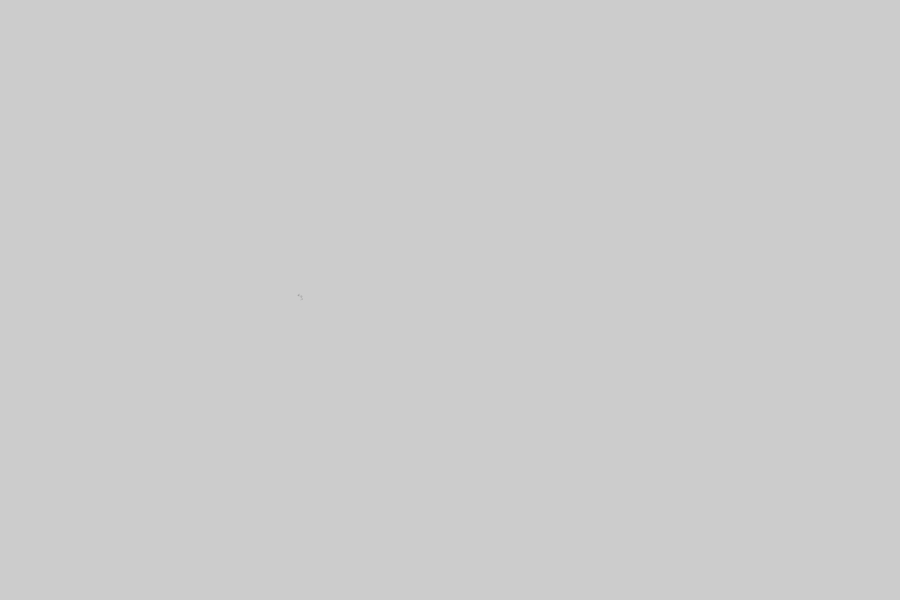
Frame 1 (no input)
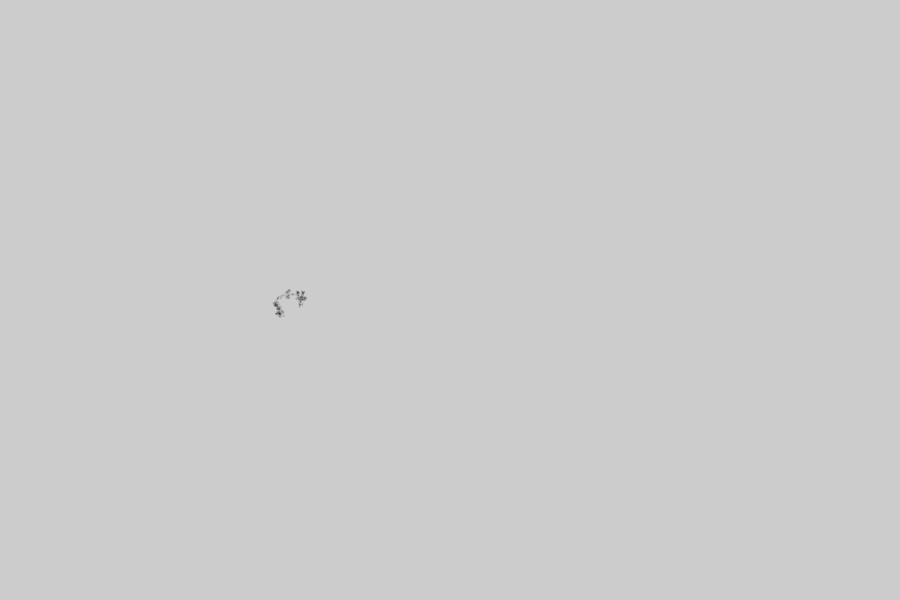
Frame 60 (the mouse pressed at the canvas centre just before this capture)
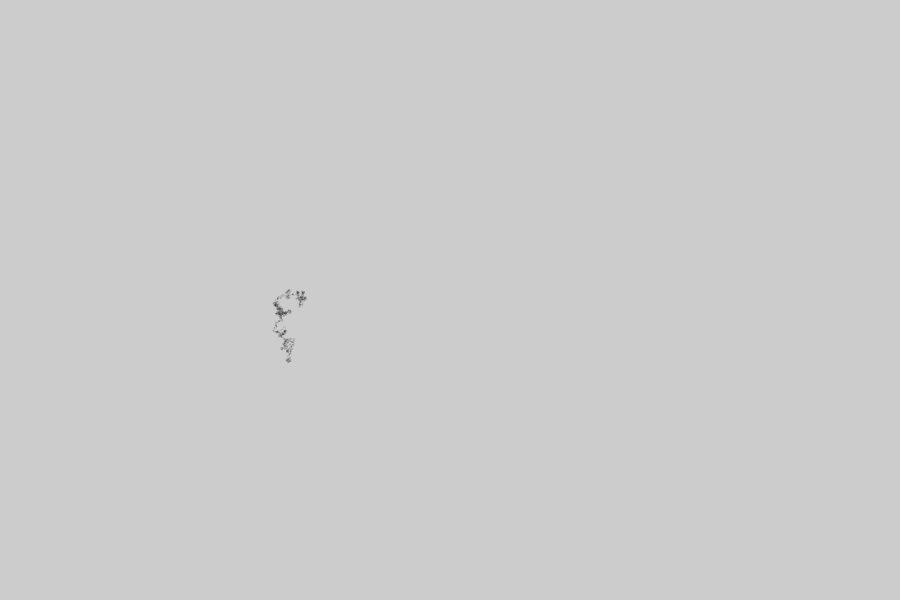
Frame 120 (the mouse held since frame 60 and released just before this capture)

The Processing sketch that drew these frames (run headless with seeded random() and noise(); from frame 60 on, the mouse is pressed at the canvas centre):

// Processing sketch: processing_3553
// ── processing_3553.pde

float x,y,a,b;void setup(){size(900,600);noStroke();fill(0,20);x=y=300;}void draw(){for(int i=0;i<20;i++){a=random(x-1,x+1);b=random(y-1,y+1);if ((a*b<540000)&(a*b>0)){rect(a,b,1,1);x=a;y=b;}}}
